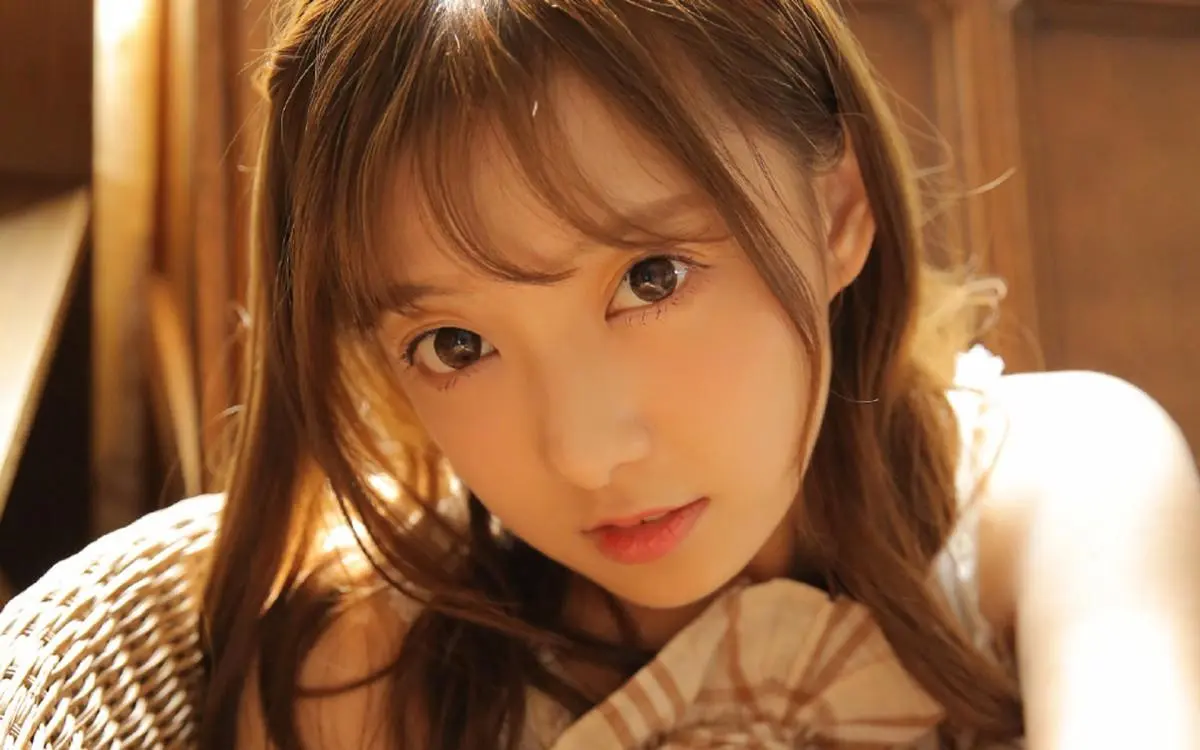
#> input picture 机器学习/机器学习/opencv/小项目/123.jpg, 1200 x 750 px, given in place of the camera
$ python '颜色数.py'
#> lines starting #> are read from the running program, lines starting #| are printed output that depends on the picture; after the words box and inside, x2 and y2 are one past the last pixel; in counts of white or black regions, pixels touching at a corner belong together
import cv2 as CV2
import numpy as np

font = CV2.FONT_HERSHEY_SIMPLEX

cap = CV2.VideoCapture(1 + CV2.CAP_DSHOW) #需要更改调出摄像头的数字 针对不同系统可能是0,1,2

color_search = np.zeros((200, 200, 3), np.uint8)
color_selected = np.zeros((200, 200, 3), np.uint8)

hue = 0


def select_color(event, x, y, flags, param):
    global hue

    B = frame[y, x][0]
    G = frame[y, x][1]
    R = frame[y, x][2]
    color_search[:] = (B, G, R)

    if event == CV2.EVENT_LBUTTONDOWN:
        color_selected[:] = (B, G, R)
        hue = hsv[y, x][0]


def search_contours(mask):
    contours_count = 0
    contours, hierarchy = CV2.findContours(mask, CV2.RETR_EXTERNAL, CV2.CHAIN_APPROX_SIMPLE)

    for contour in contours:
        area = CV2.contourArea(contour)
        if 200 < area < 10000:
            CV2.drawContours(frame, [contour], -1, (0, 255, 0), 2)
            contours_count += 1

            M = CV2.moments(contour)
            if M["m00"] != 0:
                cX = int(M["m10"] / M["m00"])
                cY = int(M["m01"] / M["m00"])
            else:
                cX, cY = 0, 0
            CV2.circle(frame, (cX, cY), 3, (255, 255, 255), -1)
            CV2.putText(frame, f"{contours_count}", (cX - 25, cY - 25), CV2.FONT_HERSHEY_SIMPLEX, 0.5, (255, 255, 255),
                        2)

    return contours_count


def nothing(x):
    pass


CV2.namedWindow('image')
CV2.setMouseCallback('image', select_color)

CV2.namedWindow('Trackbars')
CV2.resizeWindow('Trackbars', 400, 80)

CV2.createTrackbar('Lower-Hue', 'Trackbars', 14, 179, nothing)
CV2.createTrackbar('Upper-Hue', 'Trackbars', 18, 179, nothing)

while True:

    _, frame = cap.read()
#> frame is the input picture: shape (750, 1200, 3); mean B, G, R 69, 103.3, 149.2

    hsv = CV2.cvtColor(frame, CV2.COLOR_BGR2HSV)
#> hsv: shape (750, 1200, 3); mean H, S, V 13.3, 152.5, 149.2

    diff_lower_hue = CV2.getTrackbarPos('Lower-Hue', 'Trackbars')
    diff_upper_hue = CV2.getTrackbarPos('Upper-Hue', 'Trackbars')

    lower_hue = 0 if hue - diff_lower_hue < 0 else hue - diff_lower_hue
    upper_hue = hue + diff_upper_hue if hue + diff_upper_hue < 179 else 179

    lower_hsv = np.array([lower_hue, 50, 20])
    upper_hsv = np.array([upper_hue, 255, 255])

    mask = CV2.inRange(hsv, lower_hsv, upper_hsv)
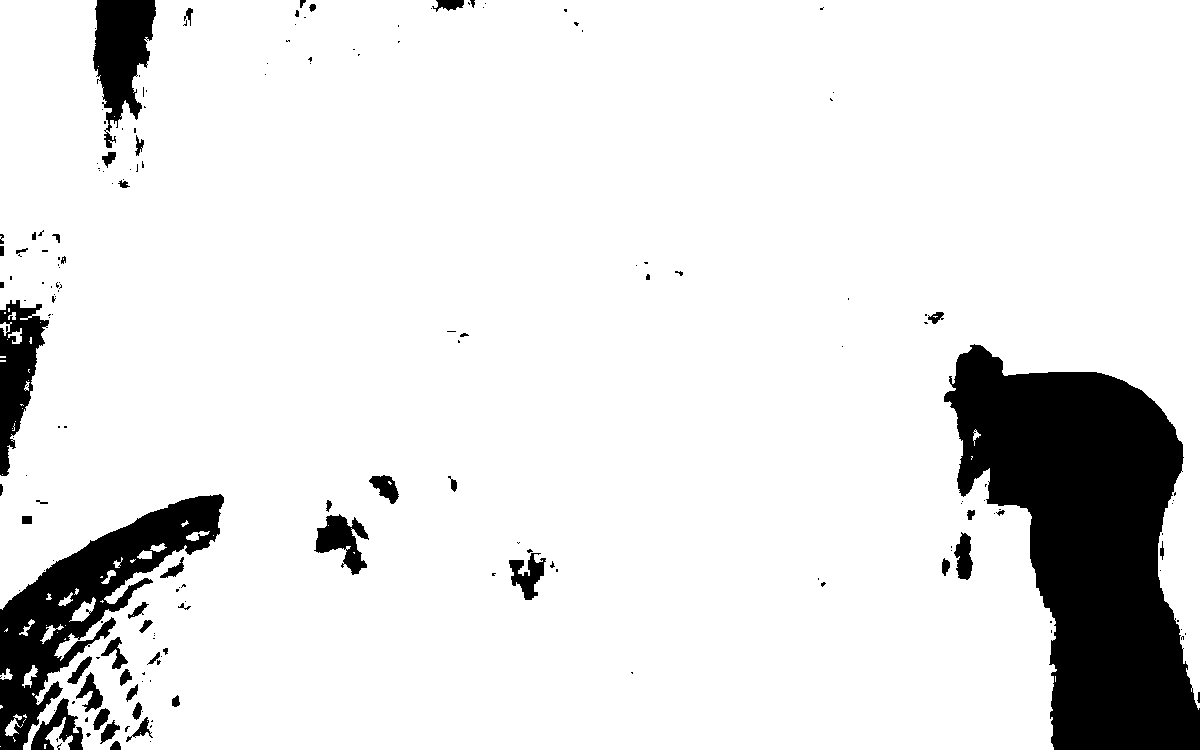
#> mask: shape (750, 1200); 89.2% white; 187 black regions (131 under 20 px)

    count = search_contours(mask)
#> in search_contours, `contours, hierarchy = CV2.findContours(mask, CV2.RETR_EXTERNAL, CV2.CH..`: contours = 58 contours, 39 with area under 20; largest, box (x1, y1, x2, y2) and area: (0, 0, 1200, 750) 804948, (45, 717, 73, 750) 327, (69, 597, 96, 622) 254, (5, 714, 23, 736) 126, (22, 665, 38, 688) 120
#> the loop in search_contours, `for contour in contours:` made 58 passes
#> (area, contours_count, cX, cY) on passes 6, 22: (327, 1, 58, 737), (254.5, 2, 83, 610)
#> area on passes 8, 12, 13, 19, 20, 24: 126.5, 61, 120, 103, 53, 66.5
#> after the loop in search_contours, `for contour in contours:`:
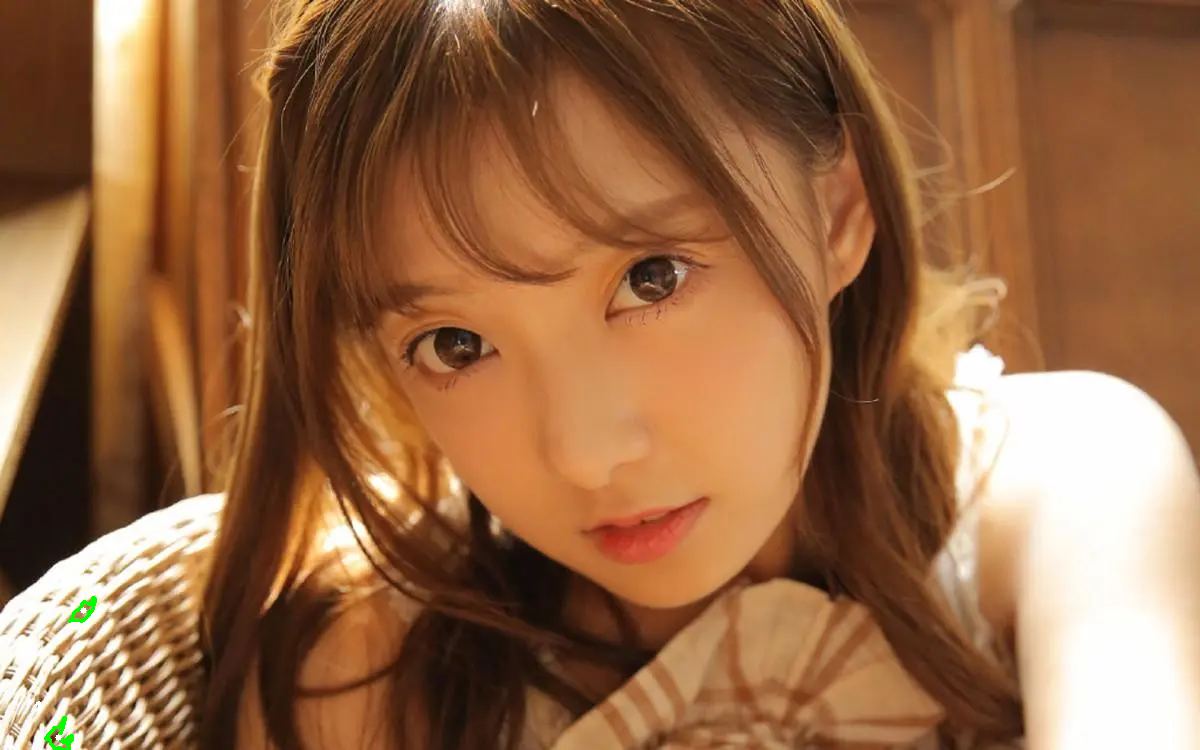
#> frame: shape (750, 1200, 3); 0.09% of pixels changed, all inside (x1, y1, x2, y2) = (35, 574, 97, 750)
#> after the loop in search_contours, `for contour in contours:`: contours_count = 2
#> count = 2

    CV2.putText(frame, f'subject-count: {count}', (200, 40), font, 1, (60, 200, 230), 2, CV2.LINE_AA)
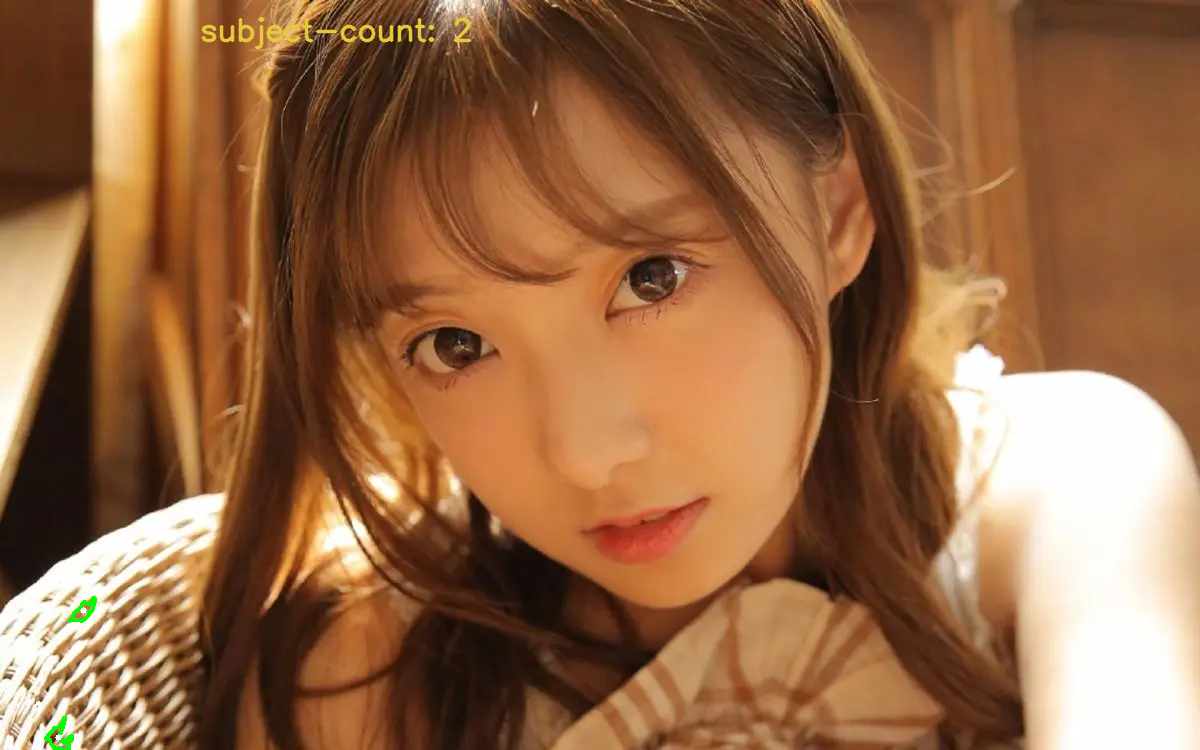
#> frame: shape (750, 1200, 3); 0.31% of pixels changed, all inside (x1, y1, x2, y2) = (201, 17, 472, 50)

    CV2.imshow('mask', mask)
    CV2.imshow('image', frame)
    CV2.imshow('color_search', color_search)
    CV2.imshow('color_selected', color_selected)

    if CV2.waitKey(1) & 0xFF == 27:
#> (key Esc is pressed here)
        break

CV2.destroyAllWindows()
